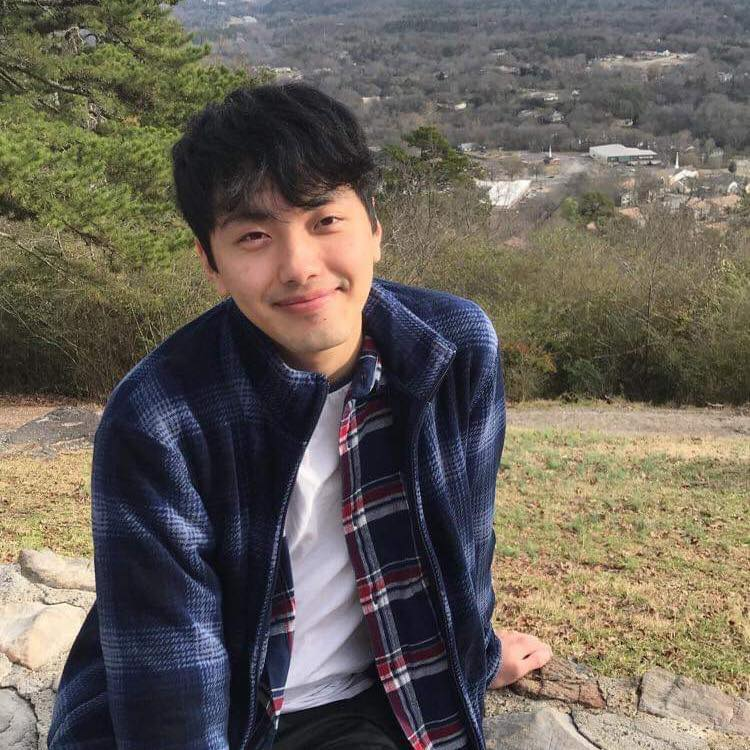
#> input picture FaceRecognition/picture.jpg, 750 x 750 px
$ python StillFaceRecognition.py
#> lines starting #> are read from the running program, lines starting #| are printed output that depends on the picture; after the words box and inside, x2 and y2 are one past the last pixel; in counts of white or black regions, pixels touching at a corner belong together
import cv2

cascPath = cv2.CascadeClassifier("haarcascade_frontalface_default.xml")

img = cv2.imread('picture.jpg')
#> img is the input picture: shape (750, 750, 3); mean B, G, R 88.7, 97.9, 104.9

gray = cv2.cvtColor(img, cv2.COLOR_BGR2GRAY)
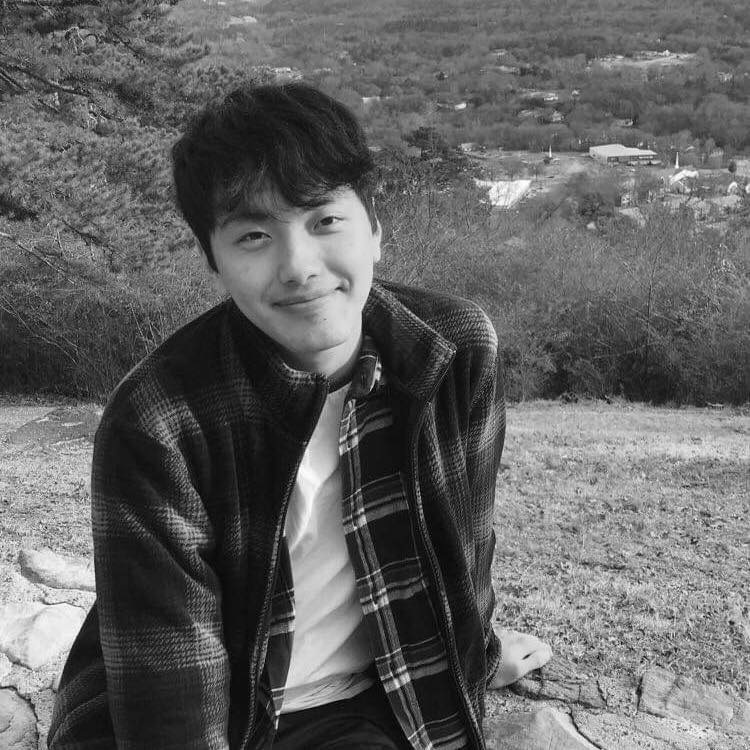
#> gray: shape (750, 750); min 0, max 254, mean 98.9

faces = cascPath.detectMultiScale(gray,1.1,4)
#> faces = [[209, 164, 177, 177]]

#Draw rectangle around faces
for(x,y,w,h) in faces:
    cv2.rectangle(img, (x,y), (x+w,y+h), (225,0,0), 2)
#> this loop made 1 pass
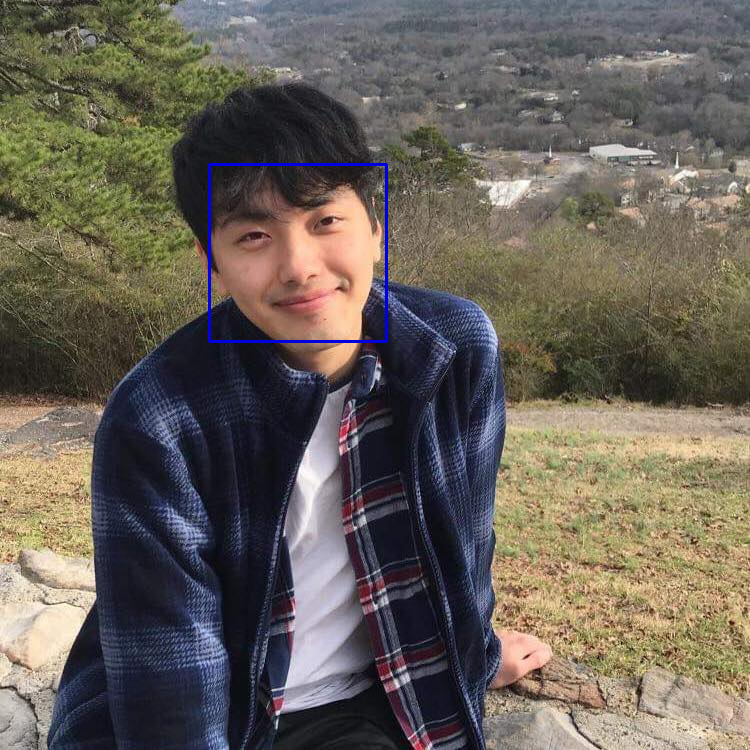
#> img: shape (750, 750, 3); 0.38% of pixels changed, all inside (x1, y1, x2, y2) = (208, 163, 388, 343)

cv2.imshow('img', img)
cv2.waitKey()

cv2.imwrite("face_detected.jpg", img)
